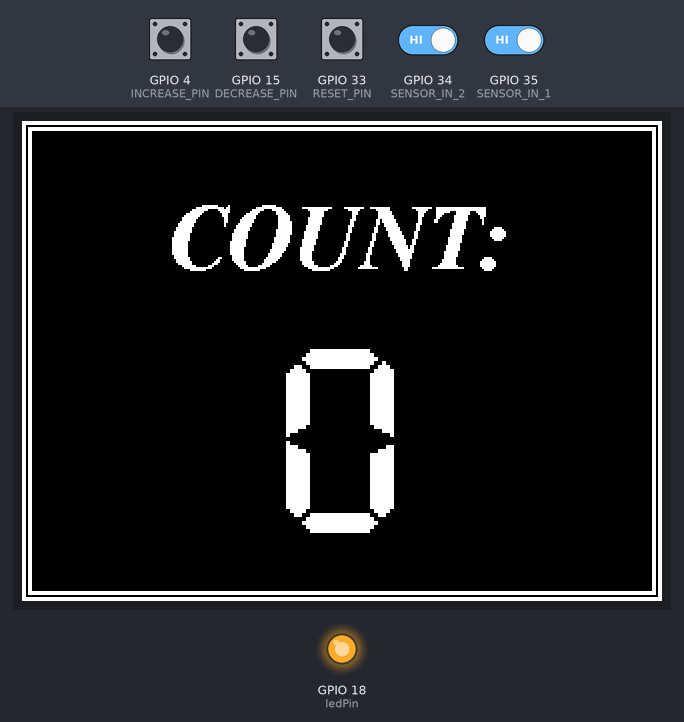
Bench run of a program on a simulated ESP32. On the bench: 320×240 colour display, output pins drawn as LEDs (lit = HIGH). The inputs (shaded band) are chosen by the test bench; at power-on: GPIO 4 (INCREASE_PIN), GPIO 15 (DECREASE_PIN), GPIO 33 (RESET_PIN), GPIO 34 (SENSOR_IN_2), GPIO 35 (SENSOR_IN_1) HIGH. WiFi joins after 1.5 s; servers stay silent unless stated; storage starts empty; what the program prints to the serial monitor is not drawn.

Above: at 3.9 s.
4.0 s: GPIO 4 (INCREASE_PIN) pulled LOW for 0.15 s
At 4.8 s:
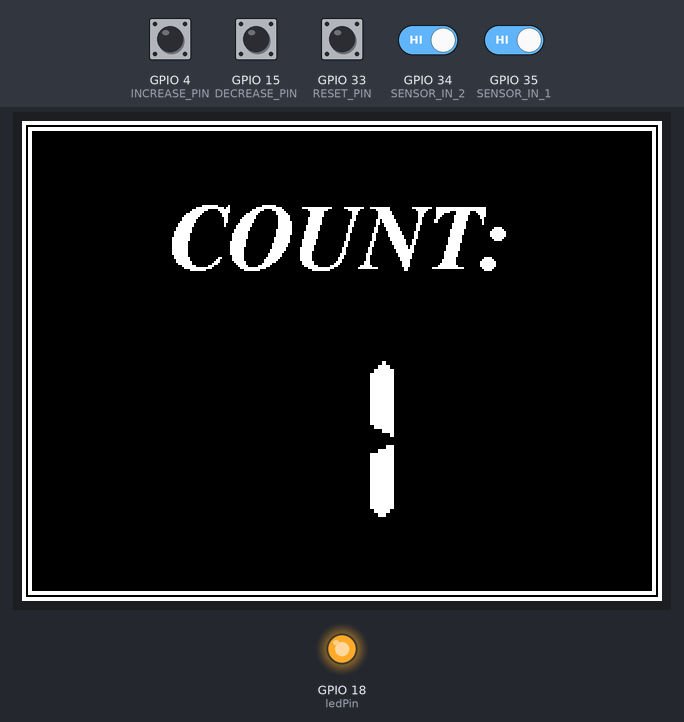
5.6 s: GPIO 4 (INCREASE_PIN) pulled LOW for 1 s
At 6.7 s:
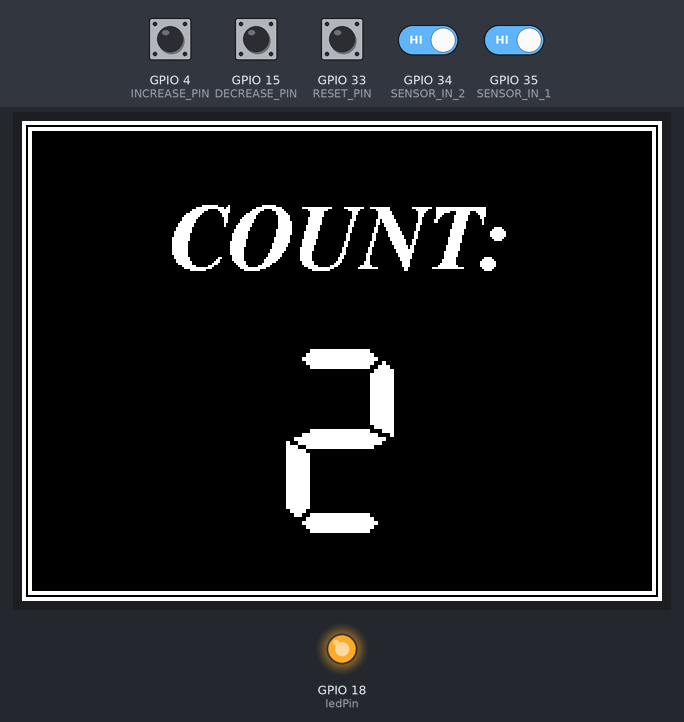
Timing chart, 0 to 8.6 s (numbered marks = the images above; inputs shaded):
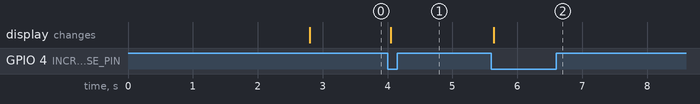

The program:

main.cpp
```cpp
#include <Arduino.h>
#include <Update.h>
#include <WiFiManager.h>
#include <AsyncTCP.h>
#include <ESPAsyncWebServer.h>
#include "SPIFFS.h"
#include "ESP32TimerInterrupt.h"
#include <WebSocketsServer.h>
#include <ArduinoJson.h>
#include "SPI.h"
#include <TFT_eSPI.h>
#include "Free_Fonts.h"

// Define sensor pin
#define SENSOR_IN_1 35
#define SENSOR_IN_2 34
#define RESET_PIN 33    // reset
#define INCREASE_PIN 4  // increase
#define DECREASE_PIN 15 // decrease
#define LOOP_PERIOD 10  // Display updates time

// button
volatile bool buttonState = HIGH;
volatile unsigned long debounceDelay = 50;
volatile unsigned long lastDebounceTime = 0;

// screen
TFT_eSPI tft = TFT_eSPI(); // Evoke library for tft
uint16_t mainBg = TFT_BLACK;
uint32_t updateTime = 0;

// ESP32 credentials in Access point mode
const char *AP_SSID = "ESP-WIFI-MANAGER";
const char *AP_PASSWORD = NULL; // NULL sets an open Access Point

// Variables to save values from HTML form
String ssid;
String pass;
String ip;
String gateway;

// LED
const int ledPin = 18;

// IR sensor
bool ir1 = false;
bool ir2 = false;
bool hit1 = true;
bool hit2 = true;
int state = 1;

// count
volatile int count = 0;
volatile static bool is_sen_1_trig = false;
volatile static int sen_1_val;
volatile static int sen_2_val;

// Time
int interval_send = 5;                 // send data to the client every 10ms
unsigned long previousMillis_send = 0; // we use the "millis()" command for time reference
int interval_tft = 1;                  // send data to the tft every 10ms
unsigned long previousMillis_tft = 0;  // we use the "millis()" command for time reference

const long interval = 20000; // interval to wait for Wi-Fi connection (milliseconds)
unsigned long previousMillis = 0;

// Create AsyncWebServer object on port 80
AsyncWebServer server(80);
WebSocketsServer webSocket = WebSocketsServer(81); // the websocket uses port 81 (standard port for websockets

// STA static IP
IPAddress localIP(192, 168, 1, 99);
IPAddress localGateway(192, 168, 1, 4);
IPAddress subnet(255, 255, 0, 0);
IPAddress dns(8, 8, 8, 8); // add DNS

// button interrupt routine
void IRAM_ATTR ISR_RESET()
{
    unsigned long currentTime = millis();

    if (currentTime - lastDebounceTime >= debounceDelay) // Check time
    {
        if (digitalRead(RESET_PIN) != buttonState) // Check if the button state has changed
        {
            buttonState = !buttonState; // Update button state
            if (buttonState == LOW)
            {
                count = 0;
            }
            lastDebounceTime = currentTime; // Update time
        }
    }
}

void IRAM_ATTR ISR_INC()
{
    unsigned long currentTime = millis();

    if (currentTime - lastDebounceTime >= debounceDelay)
    {
        if (digitalRead(INCREASE_PIN) != buttonState)
        {
            buttonState = !buttonState;
            if (buttonState == LOW)
            {
                count++;
            }
            lastDebounceTime = currentTime;
        }
    }
}

void IRAM_ATTR ISR_DEC()
{
    unsigned long currentTime = millis();

    if (currentTime - lastDebounceTime >= debounceDelay)
    {
        if (digitalRead(DECREASE_PIN) != buttonState)
        {
            buttonState = !buttonState;
            if (buttonState == LOW)
            {
                count--;
            }
            lastDebounceTime = currentTime;
        }
    }
}

// read sensor
void IRAM_ATTR ISR_SENSOR_1()
{
    int check1 = digitalRead(SENSOR_IN_1);
    if (check1 == 0)
    {
        ir1 = true;
    }
    else
    {
        ir1 = false;
    }
}

void IRAM_ATTR ISR_SENSOR_2()
{
    int check2 = digitalRead(SENSOR_IN_2);
    if (check2 == 0)
    {
        ir2 = true;
    }
    else
    {
        ir2 = false;
    }
}

// Initialize SPIFFS
void initSPIFFS()
{
    if (!SPIFFS.begin(true))
    {
        Serial.println("An error has occurred while mounting SPIFFS");
    }
    Serial.println("SPIFFS mounted successfully");
}

void webSocketEvent(byte num, WStype_t type, uint8_t *payload, size_t length)
{ // the parameters of this callback function are always the same -> num: id of the client who send the event, type: type of message, payload: actual data sent and length: length of payload
    switch (type)
    {                         // switch on the type of information sent
    case WStype_DISCONNECTED: // if a client is disconnected, then type == WStype_DISCONNECTED
        Serial.println("Client " + String(num) + " disconnected");
        break;
    case WStype_CONNECTED: // if a client is connected, then type == WStype_CONNECTED
        Serial.println("Client " + String(num) + " connected");
        // optionally you can add code here what to do when connected
        break;
    case WStype_TEXT: // if a client has sent data, then type == WStype_TEXT
        // try to decipher the JSON string received
        StaticJsonDocument<200> doc; // create a JSON container
        DeserializationError error = deserializeJson(doc, payload);
        if (error)
        {
            Serial.print(F("deserializeJson() failed: "));
            Serial.println(error.f_str());
            return;
        }
        else
        {
            // JSON string was received correctly, so information can be retrieved:
            const char *command = doc["command"];
            Serial.println("Received command from user: " + String(num));

            if (String(command) == "reset")
            {
                count = 0;
                Serial.println("Command: " + String(command));
            }
            else if (String(command) == "increase")
            {
                count++;
                Serial.println("Command: " + String(command));
            }
            else if (String(command) == "decrease")
            {
                count--;
                Serial.println("Command: " + String(command));
            }
        }
        Serial.println("");
        break;
    }
}

// Simple function to send information to the web clients
void sendJson(String l_type, int l_value)
{
    String jsonString = "";                   // create a JSON string for sending data to the client
    StaticJsonDocument<200> doc;              // create JSON container
    JsonObject object = doc.to<JsonObject>(); // create a JSON Object
    object[l_type] = l_value;                 // write data into the JSON object
    serializeJson(doc, jsonString);           // convert JSON object to string
    webSocket.broadcastTXT(jsonString);       // send JSON string to all clients
}

// Update display
void updateTFT()
{
    // draw rectangle border
    tft.drawRect(0, 0, 320, 240, TFT_WHITE);
    tft.drawRect(1, 1, 320 - 2, 240 - 2, TFT_WHITE);
    tft.drawRect(3, 3, 320 - 6, 240 - 6, TFT_WHITE);
    tft.drawRect(4, 4, 320 - 8, 240 - 8, TFT_WHITE);

    tft.setTextColor(TFT_WHITE, TFT_BLACK, true);
    tft.setTextSize(2);
    tft.setTextFont(7);
    tft.setTextDatum(MC_DATUM);
    tft.setTextPadding(tft.width() - 10);
    tft.drawNumber(count, tft.width() / 2, tft.height() / 2 + 40);
}

void Counter()
{
    if (ir1 && (state == 1) && hit1)
    {
        state = 2;
        hit1 = false;
    }
    else if (ir2 && (state == 2) && hit2)
    {
        count++;
        state = 1;
        hit2 = false;
    }
    if (digitalRead(SENSOR_IN_1))
    {
        hit1 = true;
    }
    if (digitalRead(SENSOR_IN_2))
    {
        hit2 = true;
    }
}

void setup()
{
    // Serial port for debugging purposes
    Serial.begin(115200);

    // led for wifi
    pinMode(ledPin, OUTPUT);
    digitalWrite(ledPin, LOW);

    // set pin mode for interrupt
    pinMode(SENSOR_IN_1, INPUT_PULLUP);
    pinMode(SENSOR_IN_2, INPUT_PULLUP);
    pinMode(RESET_PIN, INPUT_PULLUP);
    pinMode(INCREASE_PIN, INPUT_PULLUP);
    pinMode(DECREASE_PIN, INPUT_PULLUP);

    // attach interrupt
    attachInterrupt(SENSOR_IN_1, ISR_SENSOR_1, CHANGE); // sensor 1 falling-edge
    attachInterrupt(SENSOR_IN_2, ISR_SENSOR_2, CHANGE); // sensor 2 rising-edge
    attachInterrupt(RESET_PIN, ISR_RESET, CHANGE);      // reset count
    attachInterrupt(INCREASE_PIN, ISR_INC, CHANGE);     // increase count
    attachInterrupt(DECREASE_PIN, ISR_DEC, CHANGE);     // decrease count

    // tft screen
    tft.init();
    tft.setRotation(1);
    tft.fillScreen(mainBg);
    delay(1000);

    // file system
    initSPIFFS();

    // Wifi manager
    // WiFi.mode(WIFI_STA);
    WiFiManager wm;
    // reset settings - wipe stored credentials for testing
    // these are stored by the esp library
    // wm.resetSettings();
    wm.setConfigPortalTimeout(180);
    wm.setConnectTimeout(30);
    wm.setSTAStaticIPConfig(localIP, localGateway, subnet); // optional DNS 4th argument
    bool res;
    res = wm.autoConnect(AP_SSID, AP_PASSWORD); // password protected ap

    if (!res)
    {
        Serial.println("Failed to connect");
        ESP.restart();
    }
    else
    {
        // Route for root / web page
        server.on("/", HTTP_GET, [](AsyncWebServerRequest *request) { // define here wat the webserver needs to do
            request->send(SPIFFS, "/index.html", "text/html");
        });

        server.onNotFound([](AsyncWebServerRequest *request)
                          { request->send(404, "text/plain", "File not found"); });

        server.serveStatic("/", SPIFFS, "/");

        webSocket.begin();                 // start websocket
        webSocket.onEvent(webSocketEvent); // define a callback function -> what does the ESP32 need to do when an event from the websocket is received? -> run function "webSocketEvent()"

        server.begin(); // start server -> best practise is to start the server after the websocket

        // Connected successfully
        digitalWrite(ledPin, HIGH);

        // draw words
        tft.setTextColor(TFT_WHITE, TFT_BLACK);
        tft.setFreeFont(FSBI24);
        tft.setTextDatum(TC_DATUM);
        tft.drawString("COUNT:", tft.width() / 2 - 3, 40);
    }
}

void loop()
{
    webSocket.loop();

    Counter();

    // reset if count is negative
    if (count < 0)
    {
        count = 0;
    }
    // update period
    unsigned long now = millis(); // read out the current "time" ("millis()" gives the time in ms since the Arduino started)
    if ((unsigned long)(now - previousMillis_send) > interval_send)
    { // check if "interval" ms has passed since last time the clients were updated
        sendJson("count", count);
        previousMillis_send = now; // reset previousMillis
    }

    if ((unsigned long)(now - previousMillis_tft) > interval_tft)
    { // check if "interval" ms has passed since last time the clients were updated
        updateTFT();
        previousMillis_tft = now; // reset previousMillis
    }
}
```

Source omitted: Free_Fonts.h (9056 bytes)

Measured:
- after the input at 4.0 s, the display: changes after 0.05 s (image 1)
- after the input at 5.6 s, the display: changes at once (image 2)
